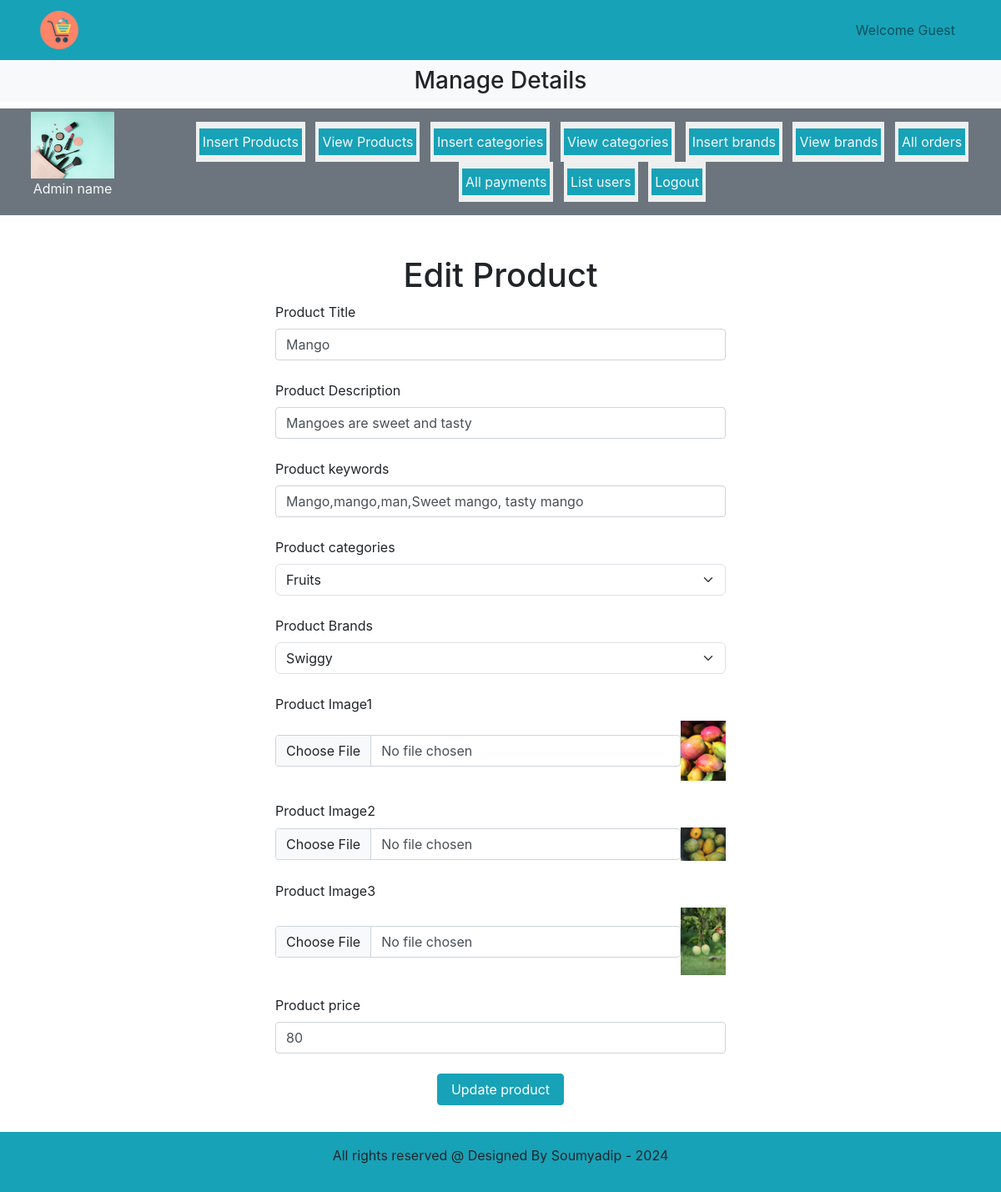
The page /Ecommerce_website/admin_area/index.php?edit_products=1 on the database its author committed.
### tables this page shows
CREATE TABLE `products` (
  `product_id` int(11) NOT NULL,
  `product_title` varchar(100) NOT NULL,
  `product_description` varchar(255) NOT NULL,
  `product_keywords` varchar(255) NOT NULL,
  `category_id` int(11) NOT NULL,
  `brand_id` int(11) NOT NULL,
  `product_image1` varchar(255) NOT NULL,
  `product_image2` varchar(255) NOT NULL,
  `product_image3` varchar(255) NOT NULL,
  `product_price` varchar(100) NOT NULL,
  `date` timestamp NOT NULL DEFAULT current_timestamp() ON UPDATE current_timestamp(),
  `status` varchar(100) NOT NULL
);

CREATE TABLE `categories` (
  `category_id` int(11) NOT NULL,
  `category_title` varchar(100) NOT NULL
);

CREATE TABLE `brands` (
  `brand_id` int(11) NOT NULL,
  `brand_title` varchar(100) NOT NULL
);

### Ecommerce_website/admin_area/edit_products.php (the view, shortened to what this page needs)
<?php
    if(isset($_GET['edit_products'])) {
        $edit_id=$_GET['edit_products'];
        $get_data = "Select *  from `products` where product_id = $edit_id";
        $result = mysqli_query($con,$get_data);
        $row=mysqli_fetch_assoc($result);
        $product_title=$row['product_title'];
        $product_description=$row['product_description'];
        $product_keywords=$row['product_keywords'];
        $category_id=$row['category_id'];
        $brand_id=$row['brand_id'];
        $product_image1=$row['product_image1'];
        $product_image2=$row['product_image2'];
        $product_image3=$row['product_image3'];
        $product_price=$row['product_price'];
        $select_category = "Select * from `categories` where category_id = $category_id";
        $result_category = mysqli_query($con,$select_category);
        $row_category=mysqli_fetch_assoc($result_category);
        $category_title=$row_category['category_title'];
        $select_brand = "Select * from `brands` where brand_id = $brand_id";
        $result_brand = mysqli_query($con,$select_brand);
        $row_brand=mysqli_fetch_assoc($result_brand);
        $brand_title=$row_brand['brand_title'];
    }
?>
<div class="container mt-5">
    <h1 class="text-center">Edit Product</h1>
    <form action="" method="post" enctype="multipart/form-data" class="w-50 m-auto">
        <div class="form-outline mb-4">
            <label for="product_title" class="form-label">Product Title</label>
            <input type="text" name="product_title" id="product_title" class="form-control" required="required" value="<?php echo $product_title?>">
        </div>
        <div class="form-outline mb-4 ">
            <label for="product_desc" class="form-label">Product Description</label>
            <input type="text" name="product_desc" id="product_desc" class="form-control" required="required" value="<?php echo $product_description?>">
        </div>
        <div class="form-outline mb-4 ">
            <label for="product_keywords" class="form-label">Product keywords</label>
            <input type="text" name="product_keywords" id="product_keywords" class="form-control" required="required" value="<?php echo $product_keywords?>">
        </div>
        <div class="form-outline  mb-4">
        <label for="product_category" class="form-label">Product categories</label>
           <select name="product_category" class="form-select">
                <option value="<?php echo $category_title?>"><?php echo $category_title?></option>
           </select>
        </div>
        <div class="form-outline mb-4 ">
        <label for="product_brands" class="form-label">Product Brands</label>
           <select name="product_brands" class="form-select" value="<?php echo $product_brand?>">
                <option value="<?php echo $brand_title?>"><?php echo $brand_title?></option>
           </select>
        </div>
        <div class="form-outline mb-4 ">
            <label for="product_image1" class="form-label">Product Image1</label>
            <div class="d-flex">
                <input type="file" name="product_image1" id="product_image1" class="form-control w-90 m-auto" required="required">
                <img src="./product_images/<?php echo $product_image1?>" alt=""class="product_img">
            </div>
        </div>
        <div class="form-outline mb-4 ">
            <label for="product_image2" class="form-label">Product Image2</label>
            <div class="d-flex">
                <input type="file" name="product_image2" id="product_image2" class="form-control w-90 m-auto" required="required">
                <img src="./product_images/<?php echo $product_image2?>" alt=""class="product_img">
            </div>
        </div>
        <div class="form-outline mb-4 ">
            <label for="product_image3" class="form-label">Product Image3</label>
            <div class="d-flex">
                <input type="file" name="product_image3" id="product_image3" class="form-control w-90 m-auto" required="required">
                <img src="./product_images/<?php echo $product_image3?>" alt="" class="product_img">
            </div>
        </div>
        <div class="form-outline mb-4 ">
            <label for="product_price" class="form-label">Product price</label>
            <input type="text" name="product_price" id="product_price" class="form-control" required="required" value="<?php echo $product_price?>">
        </div>
        <div class="text-center">
            <input type="submit" name="edit_product" id="" value="Update product" class="btn btn-info px-3 mb-3">
        </div>
    </form>
</div>

### Ecommerce_website/style.css (style rules this page uses)
* { margin: 0; padding: 0; box-sizing: border-box; }

### Ecommerce_website/admin_area/index.php (style rules this page uses)
body { overflow-x:hidden; }
.product_img { width:10%; object-fit:contain; }

### rows shown on the page
products: product_title "Mango", product_desc "Mangoes are sweet and tasty", product_keywords "Mango,mango,man,Sweet mango, tasty mango", product_image1 (picture), product_image2 (picture), product_image3 (picture), product_price "80"
categories: product_category "Fruits"
brands: product_brands "Swiggy"
